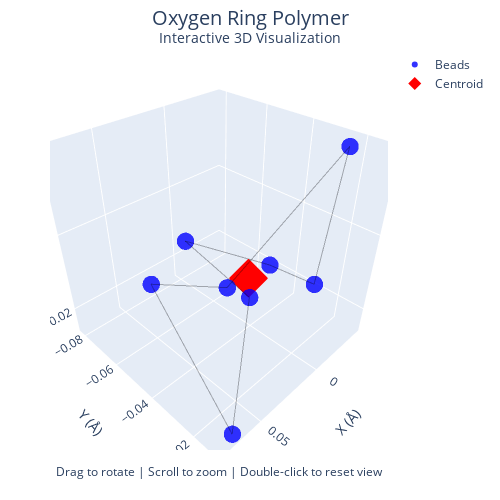
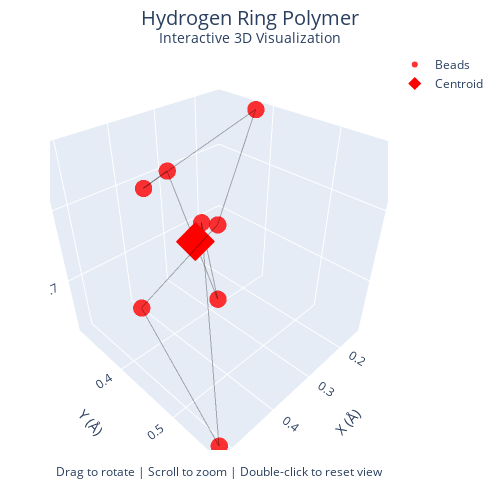

The notebook cell saved with these charts, in order:
### Markdown cell above
## 5. Visualizing Ring Polymer

The ring polymer representation is at the heart of Path Integral MD, providing a way to visualize quantum delocalization of atoms. Here we'll create interactive 3D visualizations of the ring polymers for both oxygen and hydrogen atoms.

### Ring Polymer Structure:
1. **Beads**: 
   - Each bead represents a different configuration
   - Total of P beads form the ring polymer
   - Connected by harmonic springs with frequency ω = P/(βℏ)
   - β = 1/(kT) is inverse temperature

2. **Centroid**:
   - Average position of all beads
   - $\mathbf{r}_c = \frac{1}{P}\sum_{i=1}^P \mathbf{r}_i$
   - Corresponds to classical position
   - Marked in red in visualization

3. **Spread**:
   - Distance of beads from centroid
   - Larger for lighter atoms (H vs O)
   - Reflects quantum uncertainty
   - Maximum spread = largest bead-centroid distance

### Visualization Features:
- Blue points: O atom beads
- Red points: H atom beads
- Diamond marker: Centroid position
- Semi-transparent lines: Spring connections
- Interactive controls for rotation and zoom

The following cell creates 3D visualizations of both O and H ring polymers from the last frame of our simulation.

### Code cell
def plot_ring_polymer(positions, atom_idx, title, color='blue'):
    """Create interactive 3D visualization of ring polymer"""
    # Get atomic positions and centroid
    x = positions[:, atom_idx, 0]
    y = positions[:, atom_idx, 1]
    z = positions[:, atom_idx, 2]
    centroid = np.mean(positions[:, atom_idx], axis=0)
    
    # Create figure
    fig = go.Figure()
    
    # Plot beads
    fig.add_trace(go.Scatter3d(
        x=x, y=y, z=z,
        mode='markers',
        marker=dict(size=6, color=color, opacity=0.8),
        name='Beads',
        hovertemplate='x: %{x:.3f}<br>y: %{y:.3f}<br>z: %{z:.3f}<extra>Bead</extra>'
    ))
    
    # Add connections
    transparent_color = f'rgba{tuple(int(x) for x in plt.cm.colors.to_rgb(color)) + (0.3,)}'
    for i in range(len(x)):
        j = (i + 1) % len(x)
        fig.add_trace(go.Scatter3d(
            x=[x[i], x[j]], y=[y[i], y[j]], z=[z[i], z[j]],
            mode='lines',
            line=dict(color=transparent_color, width=2),
            showlegend=False,
            hoverinfo='skip'
        ))
    
    # Add centroid
    fig.add_trace(go.Scatter3d(
        x=[centroid[0]], y=[centroid[1]], z=[centroid[2]],
        mode='markers',
        marker=dict(size=10, color='red', symbol='diamond'),
        name='Centroid',
        hovertemplate='x: %{x:.3f}<br>y: %{y:.3f}<br>z: %{z:.3f}<extra>Centroid</extra>'
    ))
    
    # Configure layout
    fig.update_layout(
        plotly_layout_3d,
        title={
        'text': f'{title}<br><sup>Interactive 3D Visualization</sup>',
        'font': {'size': 20},
        'y': 0.95,
        'x': 0.5,
        'xanchor': 'center',
        'yanchor': 'top'
    },
        scene=dict(
            xaxis_title='X (Å)',
            yaxis_title='Y (Å)',
            zaxis_title='Z (Å)',
            aspectmode='cube'
        ),
        annotations=[{
            'text': 'Drag to rotate | Scroll to zoom | Double-click to reset view',
            'showarrow': False,
            'x': 0.5,
            'y': -0.08,
            'xref': 'paper',
            'yref': 'paper',
            'font': {'size': 12}
        }]
    )
    return fig

# Create visualizations
print("Visualizing ring polymers (interactive 3D plots):")

# Oxygen polymer (blue)
fig_o = plot_ring_polymer(all_bead_positions, 0, 'Oxygen Ring Polymer', 'blue')
fig_o.show()

# Hydrogen polymer (red)
fig_h = plot_ring_polymer(all_bead_positions, 1, 'Hydrogen Ring Polymer', 'red')
fig_h.show()

# Print analysis
for idx, atom in enumerate(['Oxygen', 'Hydrogen']):
    centroid = np.mean(all_bead_positions[:, idx], axis=0)
    max_spread = np.max(np.linalg.norm(all_bead_positions[:, idx] - centroid, axis=1))
    
    print(f"\n{atom} Ring Polymer Properties:")
    print(f"Beads:            {len(all_bead_positions)}")
    print(f"Maximum spread:   {max_spread:.3f} Å")
    print(f"Centroid (x,y,z): ({centroid[0]:.3f}, {centroid[1]:.3f}, {centroid[2]:.3f}) Å")

### Figure 1 — Plotly figure (JSON) as saved in the notebook; plotly's stock layout.template omitted (floating-point values rounded to 4 significant figures)
{"data": [{"hovertemplate": "x: %{x:.3f}<br>y: %{y:.3f}<br>z: %{z:.3f}<extra>Bead</extra>", "marker": {"color": "blue", "opacity": 0.8, "size": 6}, "mode": "markers", "name": "Beads", "type": "scatter3d", "x": [-0.04243, -0.004484, -0.008167, 0.0443, 0.06817, 0.07765, 0.03851, -0.03474], "y": [-0.02967, -0.03484, -0.08169, -0.01904, -0.01142, -0.03725, -0.0309, -0.02176], "z": [-0.01939, -0.007969, -0.01641, -0.0002663, -0.02547, 0.003138, -0.003634, 0.01812]}, {"hoverinfo": "skip", "line": {"color": "rgba(0, 0, 1, 0.3)", "width": 2}, "mode": "lines", "showlegend": false, "type": "scatter3d", "x": [-0.04243, -0.004484], "y": [-0.02967, -0.03484], "z": [-0.01939, -0.007969]}, {"hoverinfo": "skip", "line": {"color": "rgba(0, 0, 1, 0.3)", "width": 2}, "mode": "lines", "showlegend": false, "type": "scatter3d", "x": [-0.004484, -0.008167], "y": [-0.03484, -0.08169], "z": [-0.007969, -0.01641]}, {"hoverinfo": "skip", "line": {"color": "rgba(0, 0, 1, 0.3)", "width": 2}, "mode": "lines", "showlegend": false, "type": "scatter3d", "x": [-0.008167, 0.0443], "y": [-0.08169, -0.01904], "z": [-0.01641, -0.0002663]}, {"hoverinfo": "skip", "line": {"color": "rgba(0, 0, 1, 0.3)", "width": 2}, "mode": "lines", "showlegend": false, "type": "scatter3d", "x": [0.0443, 0.06817], "y": [-0.01904, -0.01142], "z": [-0.0002663, -0.02547]}, {"hoverinfo": "skip", "line": {"color": "rgba(0, 0, 1, 0.3)", "width": 2}, "mode": "lines", "showlegend": false, "type": "scatter3d", "x": [0.06817, 0.07765], "y": [-0.01142, -0.03725], "z": [-0.02547, 0.003138]}, {"hoverinfo": "skip", "line": {"color": "rgba(0, 0, 1, 0.3)", "width": 2}, "mode": "lines", "showlegend": false, "type": "scatter3d", "x": [0.07765, 0.03851], "y": [-0.03725, -0.0309], "z": [0.003138, -0.003634]}, {"hoverinfo": "skip", "line": {"color": "rgba(0, 0, 1, 0.3)", "width": 2}, "mode": "lines", "showlegend": false, "type": "scatter3d", "x": [0.03851, -0.03474], "y": [-0.0309, -0.02176], "z": [-0.003634, 0.01812]}, {"hoverinfo": "skip", "line": {"color": "rgba(0, 0, 1, 0.3)", "width": 2}, "mode": "lines", "showlegend": false, "type": "scatter3d", "x": [-0.03474, -0.04243], "y": [-0.02176, -0.02967], "z": [0.01812, -0.01939]}, {"hovertemplate": "x: %{x:.3f}<br>y: %{y:.3f}<br>z: %{z:.3f}<extra>Centroid</extra>", "marker": {"color": "red", "size": 10, "symbol": "diamond"}, "mode": "markers", "name": "Centroid", "type": "scatter3d", "x": [0.01735], "y": [-0.03332], "z": [-0.006484]}], "layout": {"annotations": [{"font": {"size": 12}, "showarrow": false, "text": "Drag to rotate | Scroll to zoom | Double-click to reset view", "x": 0.5, "xref": "paper", "y": -0.08, "yref": "paper"}], "font": {"size": 12}, "height": 500, "hovermode": "closest", "margin": {"b": 50, "l": 50, "r": 50, "t": 50}, "plot_bgcolor": "white", "scene": {"aspectmode": "cube", "xaxis": {"title": {"text": "X (Å)"}}, "yaxis": {"title": {"text": "Y (Å)"}}, "zaxis": {"title": {"text": "Z (Å)"}}}, "title": {"font": {"size": 20}, "text": "Oxygen Ring Polymer<br><sup>Interactive 3D Visualization</sup>", "x": 0.5, "xanchor": "center", "y": 0.95, "yanchor": "top"}, "width": 500, "xaxis": {"gridcolor": "LightGray", "gridwidth": 1, "showgrid": true}, "yaxis": {"gridcolor": "LightGray", "gridwidth": 1, "showgrid": true}}}

### Figure 2 — Plotly figure (JSON) as saved in the notebook; plotly's stock layout.template omitted (floating-point values rounded to 4 significant figures)
{"data": [{"hovertemplate": "x: %{x:.3f}<br>y: %{y:.3f}<br>z: %{z:.3f}<extra>Bead</extra>", "marker": {"color": "red", "opacity": 0.8, "size": 6}, "mode": "markers", "name": "Beads", "type": "scatter3d", "x": [0.2893, 0.3689, 0.3188, 0.5163, 0.4695, 0.341, 0.146, 0.3905], "y": [0.3107, 0.4619, 0.3985, 0.5658, 0.4002, 0.4426, 0.3773, 0.3517], "z": [0.7965, 0.7004, 0.764, 0.6238, 0.6912, 0.7865, 0.8696, 0.8113]}, {"hoverinfo": "skip", "line": {"color": "rgba(1, 0, 0, 0.3)", "width": 2}, "mode": "lines", "showlegend": false, "type": "scatter3d", "x": [0.2893, 0.3689], "y": [0.3107, 0.4619], "z": [0.7965, 0.7004]}, {"hoverinfo": "skip", "line": {"color": "rgba(1, 0, 0, 0.3)", "width": 2}, "mode": "lines", "showlegend": false, "type": "scatter3d", "x": [0.3689, 0.3188], "y": [0.4619, 0.3985], "z": [0.7004, 0.764]}, {"hoverinfo": "skip", "line": {"color": "rgba(1, 0, 0, 0.3)", "width": 2}, "mode": "lines", "showlegend": false, "type": "scatter3d", "x": [0.3188, 0.5163], "y": [0.3985, 0.5658], "z": [0.764, 0.6238]}, {"hoverinfo": "skip", "line": {"color": "rgba(1, 0, 0, 0.3)", "width": 2}, "mode": "lines", "showlegend": false, "type": "scatter3d", "x": [0.5163, 0.4695], "y": [0.5658, 0.4002], "z": [0.6238, 0.6912]}, {"hoverinfo": "skip", "line": {"color": "rgba(1, 0, 0, 0.3)", "width": 2}, "mode": "lines", "showlegend": false, "type": "scatter3d", "x": [0.4695, 0.341], "y": [0.4002, 0.4426], "z": [0.6912, 0.7865]}, {"hoverinfo": "skip", "line": {"color": "rgba(1, 0, 0, 0.3)", "width": 2}, "mode": "lines", "showlegend": false, "type": "scatter3d", "x": [0.341, 0.146], "y": [0.4426, 0.3773], "z": [0.7865, 0.8696]}, {"hoverinfo": "skip", "line": {"color": "rgba(1, 0, 0, 0.3)", "width": 2}, "mode": "lines", "showlegend": false, "type": "scatter3d", "x": [0.146, 0.3905], "y": [0.3773, 0.3517], "z": [0.8696, 0.8113]}, {"hoverinfo": "skip", "line": {"color": "rgba(1, 0, 0, 0.3)", "width": 2}, "mode": "lines", "showlegend": false, "type": "scatter3d", "x": [0.3905, 0.2893], "y": [0.3517, 0.3107], "z": [0.8113, 0.7965]}, {"hovertemplate": "x: %{x:.3f}<br>y: %{y:.3f}<br>z: %{z:.3f}<extra>Centroid</extra>", "marker": {"color": "red", "size": 10, "symbol": "diamond"}, "mode": "markers", "name": "Centroid", "type": "scatter3d", "x": [0.355], "y": [0.4136], "z": [0.7554]}], "layout": {"annotations": [{"font": {"size": 12}, "showarrow": false, "text": "Drag to rotate | Scroll to zoom | Double-click to reset view", "x": 0.5, "xref": "paper", "y": -0.08, "yref": "paper"}], "font": {"size": 12}, "height": 500, "hovermode": "closest", "margin": {"b": 50, "l": 50, "r": 50, "t": 50}, "plot_bgcolor": "white", "scene": {"aspectmode": "cube", "xaxis": {"title": {"text": "X (Å)"}}, "yaxis": {"title": {"text": "Y (Å)"}}, "zaxis": {"title": {"text": "Z (Å)"}}}, "title": {"font": {"size": 20}, "text": "Hydrogen Ring Polymer<br><sup>Interactive 3D Visualization</sup>", "x": 0.5, "xanchor": "center", "y": 0.95, "yanchor": "top"}, "width": 500, "xaxis": {"gridcolor": "LightGray", "gridwidth": 1, "showgrid": true}, "yaxis": {"gridcolor": "LightGray", "gridwidth": 1, "showgrid": true}}}
